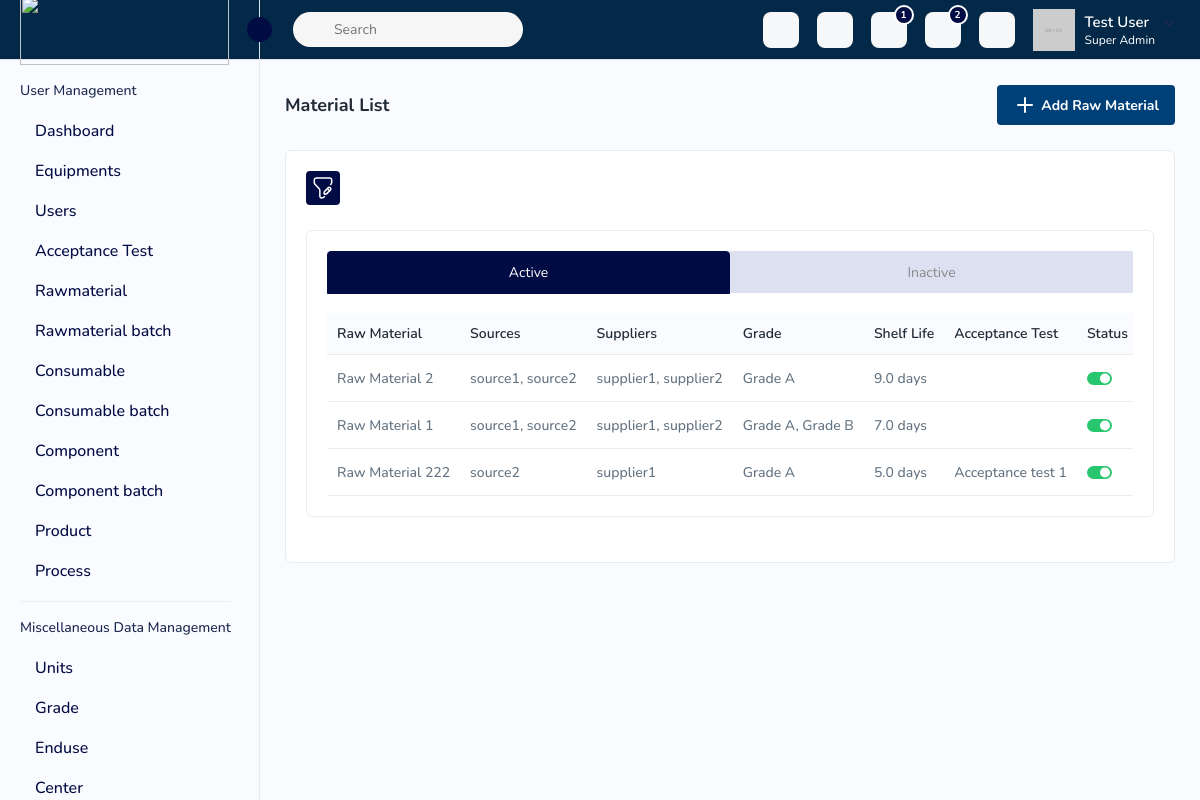
Page /product/raw-material/ on the committed database.
### qdpc_core_models/models/raw_material.py (models this page shows, shortened)
class RawMaterial(models.Model):
    SHELF_LIFE_OPTIONS = [
        ('tbd', 'TBD (To Be Decided)'),
        ('not_applicable', 'Not Applicable'),
        ('add_duration', 'Add Duration'),
    ]
    name = models.CharField(max_length=255, unique=True)
    sources = models.ManyToManyField(Sources, related_name='raw_materials')
    is_active = models.BooleanField(default=True)
    precertified = models.BooleanField(default=False, blank=True, null=True)
    suppliers = models.ManyToManyField(Suppliers, related_name='raw_materials')
    grade = models.ManyToManyField(Grade, related_name='raw_materials')
    shelf_life_type = models.CharField(max_length=20, choices=SHELF_LIFE_OPTIONS, null=True, blank=True, default='tbd',)
    shelf_life_value = models.FloatField(null=True, blank=True)
    shelf_life_unit = models.CharField(max_length=10, choices=[('days', 'Days'), ('months', 'Months')],null=True,blank=True)
    user_defined_date = models.DateField(default=now)
    acceptance_test = models.ManyToManyField(AcceptanceTest, blank=True, null=True, related_name='raw_materials')
    @property
    def calculate_expiry_date(self):
        procurement_date = self.user_defined_date
        if self.shelf_life_unit == 'days':
            return procurement_date + timedelta(days=self.shelf_life_value)
        elif self.shelf_life_unit == 'months':
            return procurement_date + timedelta(days=self.shelf_life_value * 30)  # Approximation for months

### qdpc_core_models/models/source.py (models this page shows, shortened)
class Sources(models.Model):
     id = models.AutoField(primary_key=True)
     name = models.CharField(max_length=255)
     email = models.EmailField(unique=True)
     address = models.CharField(max_length=500)
     class Meta:
        verbose_name = 'Source'
        verbose_name_plural = 'Sources'

### qdpc_core_models/models/supplier.py (models this page shows, shortened)
class Suppliers(models.Model):
     id = models.AutoField(primary_key=True)
     name = models.CharField(max_length=255)
     email = models.EmailField(unique=True)
     address = models.CharField(max_length=500)
     class Meta:
        verbose_name = 'Supplier'
        verbose_name_plural = 'Suppliers'

### qdpc_core_models/models/grade.py (models this page shows)
class Grade(models.Model):
    id = models.AutoField(primary_key=True)
    name = models.CharField(max_length=50, unique=True)
    abbreviation = models.CharField(max_length=10)

### qdpc_core_models/models/acceptance_test.py (models this page shows, shortened)
class AcceptanceTest(models.Model):
    TIME_UNIT_CHOICES = [
        ('months', 'Months'),
        ('days', 'Days'),
    ]
    TEST_TYPE_CHOICES = [
        ('quantitative', 'Quantitative'),
        ('qualitative', 'Qualitative'),
    ]
    id = models.AutoField(primary_key=True)
    name = models.CharField(max_length=255)
    min_value = models.IntegerField(blank=True, null=True)  # Optional field
    max_value = models.IntegerField(blank=True, null=True)
    unit = models.ForeignKey('Unit', on_delete=models.CASCADE,null=True,blank=True)
    sampling_plan = models.FileField(
        upload_to='acceptance_test_results/',
        blank=True,
        null=True
    )
    reevaluation_frequency_value = models.PositiveIntegerField(default=12)
    reevaluation_frequency_unit = models.CharField(max_length=10, choices=TIME_UNIT_CHOICES, default='months')
    test_type = models.CharField(max_length=15, choices=TEST_TYPE_CHOICES, default='quantitative')
    test_result = models.CharField(max_length=10, blank=True, null=True)

### product/views/raw_material.py (the view, shortened to what this page needs)
# urls.py: path('raw-material/', RawMatrialListFetchView.as_view(), name='raw-material'),
class RawMatrialListFetchView(BaseModelViewSet):
    def get(self,request,batch_id=None):
        if batch_id:
            raw_material_data = self.get_raw_material_data(batch_id)
            return Response({'data': raw_material_data}, status=status.HTTP_200_OK)
        else:
            raw_materials = RawMaterial.objects.values('name').annotate(latest_id=Max('id'))
            latest_raw_materials = RawMaterial.objects.filter(id__in=[rm['latest_id'] for rm in raw_materials])
            serializer = RawMaterialSerializer(latest_raw_materials, many=True)
            context = {'batches': serializer.data}
            return render(request, 'material.html', context)

### product/serializers/RawMaterialSerializer.py (called while the page is built)
    def get_calculate_expiry_date(self, obj):
        return obj.calculate_expiry_date

    def get_source_names(self, obj):
         return [source.name for source in obj.sources.all()]

    def get_supplier_names(self, obj):
        return [supplier.name for supplier in obj.suppliers.all()]

    def get_grade_names(self, obj):
        return [grade.name for grade in obj.grade.all()]

    def get_acceptance_test_names(self, obj):
        return [test.name for test in obj.acceptance_test.all()]

### templates/material.html (shortened to what this page needs)
{% extends 'index.html' %}
{% block content %}
{% load static %}
<div class="page-wrapper">
    <div class="content">
        <div class="page-header">
            <div class="page-title">
                <h4>Material List</h4>
            </div>
            <div class="page-btn">
                <a href="addmaterial.html" class="btn btn-added" id="add-raw-material"><img
                        src="{% static 'assets/img/icons/plus.svg' %}" alt="img" class="me-1">Add Raw Material</a>
            </div>
        </div>
        <div class="card">
            <div class="card-body">
                <div class="table-top">
                    <div class="search-set">
                        <div class="search-path">
                            <a class="btn btn-filter" id="filter_search">
                                <img src="{% static 'assets/img/icons/filter.svg' %}" alt="img">
                            </a>
                        </div>
                        <div class="search-input">
                            <a class="btn btn-searchset"><img
                                    src="{% static 'assets/img/icons/search-white.svg' %}" alt="img"></a>
                        </div>
                    </div>
                </div>
                <div class="comp-sec-wrapper">
                    <section class="comp-section">
                        <div class="row">
                            <div class="col-md-12">
                                <div class="card bg-white">
                                    <div class="card-body">
                                        <ul class="nav nav-tabs nav-tabs-solid nav-justified">
                                            <li class="nav-item"><a class="nav-link active"
                                                    href="#solid-justified-tab1" data-bs-toggle="tab">Active</a>
                                            </li>
                                            <li class="nav-item"><a class="nav-link"
                                                    href="#solid-justified-tab2"
                                                    data-bs-toggle="tab">Inactive</a></li>
                                        </ul>
                                        <div class="tab-content">
                                            <div class="tab-pane show active" id="solid-justified-tab1">
                                                <div class="table-responsive">
                                                    <table class="table datanew">
                                                        <thead>
                                                            <tr>
                                                                <th>Raw Material</th>
                                                                <th>Sources</th>
                                                                <th>Suppliers</th>
                                                                <th>Grade</th>
                                                                <th>Shelf Life</th>
                                                                <th>Acceptance Test</th>
                                                                <th>Status</th>
                                                            </tr>
                                                        </thead>
                                                        <tbody>
                                                            {% for batch in batches %}
                                                                {% if batch.is_active %}
                                                                <tr>
                                                                    <td class="clickable-row" data-batch-id="{{ batch.id }}">
                                                                       {{ batch.name }}
                                                                    </td>
                                                                    <td class="clickable-row" data-batch-id="{{ batch.id }}">
                                                                        {% for source in batch.source_names %}
                                                                            {{ source }}{% if not forloop.last %}, {% endif %}
                                                                        {% endfor %}
                                                                    </td>
                                                                    <td class="clickable-row" data-batch-id="{{ batch.id }}">
                                                                        {% for supplier in batch.supplier_names %}
                                                                            {{ supplier }}{% if not forloop.last %}, {% endif %}
                                                                        {% endfor %}
                                                                    </td>
                                                                    <td class="clickable-row" data-batch-id="{{ batch.id }}">
                                                                        {% for grade in batch.grade_names %}
                                                                        {{ grade }}{% if not forloop.last %}, {% endif %}
                                                                        {% endfor %}
                                                                    </td>
                                                                    <td class="clickable-row" data-batch-id="{{ batch.id }}">{{ batch.shelf_life_value }} {{ batch.shelf_life_unit }}</td>
                                                                    <td class="clickable-row" data-batch-id="{{ batch.id }}">
                                                                        {% for test_name in batch.acceptance_test_names %}
                                                                            {{ test_name }}{% if not forloop.last %}, {% endif %}
                                                                        {% endfor %}
                                                                    </td>
                                                                    <td>
                                                                        <div class="status-toggle d-flex justify-content-between align-items-center">
                                                                            <label for="{{ batch.name }}" class="checktoggle">checkbox</label>
                                                                        </div>
                                                                    </td>
                                                                </tr>
                                                                {% endif %}
                                                            {% endfor %}
                                                        </tbody>
                                                    </table>
                                                </div>
                                            </div>
                                        </div>
                                    </div>
                                </div>
                            </div>
                        </div>
                    </section>
                </div>
            </div >
        </div>
    </div>
</div>
{% endblock %}

### rows in the picture
RawMaterial: name "Raw Material 2", shelf_life_value "9.0"
Sources: source_names "source1" "source1"
Sources: source_names "source2" "source2" "source2"
Suppliers: supplier_names "supplier1" "supplier1" "supplier1"
Suppliers: supplier_names "supplier2" "supplier2"
Grade: grade_names "Grade A" "Grade A" "Grade A"
RawMaterial: name "Raw Material 1", shelf_life_value "7.0"
Grade: grade_names "Grade B"
RawMaterial: name "Raw Material 222", shelf_life_value "5.0"
AcceptanceTest: acceptance_test_names "Acceptance test 1"

### other values in the picture
{{ batch.shelf_life_unit }} "days" "days" "days"
